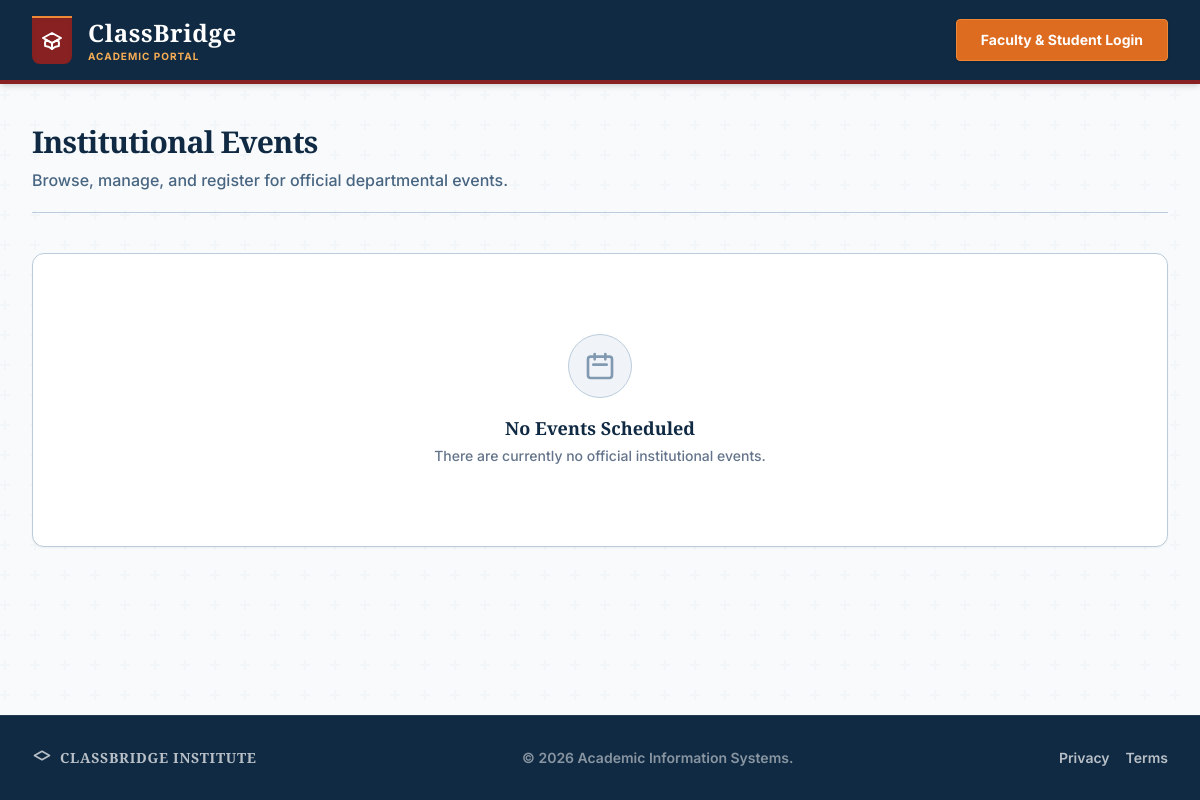
/events/, run on an earlier commit of the app's database.
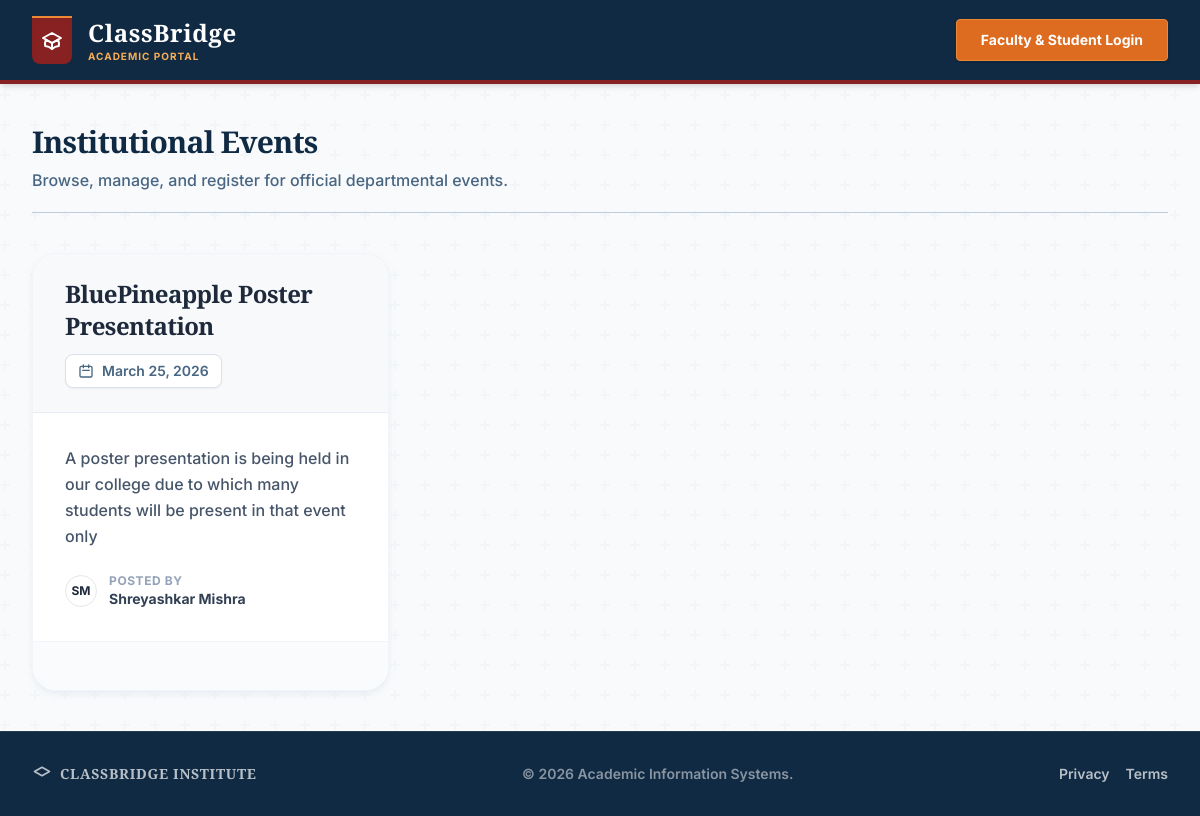
And on a later commit of the database.
### core/models.py (models this page shows, shortened)
class Event(models.Model):
    title = models.CharField(max_length=100)
    description = models.TextField()
    date = models.DateField()
    created_by = models.ForeignKey(Coordinator, on_delete=models.CASCADE)

class Coordinator(models.Model):
    user = models.OneToOneField(CustomUser,on_delete=models.CASCADE,
    related_name='coordinator_profile')
    assigned_batch = models.CharField(max_length=50)

class CustomUser(AbstractUser):
    USER_TYPE_CHOICES = (
        ('student','Student'),
        ('faculty','Faculty'),
        ('coordinator','Coordinator')
    )
    user_type = models.CharField(max_length=20,choices=USER_TYPE_CHOICES,default='student')

### core/views.py (the view)
# urls.py: path('events/', views.event_list, name='event_list'),
def event_list(request):
    all_events = Event.objects.all().order_by('date')
    participated_event_ids = []
    if request.user.is_authenticated and request.user.user_type == 'student':
        participated_event_ids = EventParticipation.objects.filter(
            student=request.user.student_profile
        ).values_list('event_id', flat=True)
    context = {
        'events': all_events,
        'participated_event_ids': participated_event_ids
    }
    return render(request, 'event_list.html', context)

### templates/event_list.html (shortened to what this page needs)
{% extends 'base.html' %}
{% block content %}
<div class="mb-10 pb-5 border-b border-navy-200">
    <div class="md:flex md:items-center md:justify-between">
        <div class="flex-1 min-w-0">
            <h2 class="text-3xl font-serif font-bold text-navy-900 tracking-tight sm:truncate">Institutional Events</h2>
            <p class="text-navy-600 mt-2 text-base font-medium">Browse, manage, and register for official departmental events.</p>
        </div>
    </div>
</div>
{% if events %}
<div class="grid gap-8 md:grid-cols-2 lg:grid-cols-3 animate-fade-in-down" style="animation-delay: 0.1s;">
    {% for event in events %}
    <div class="relative bg-white rounded-3xl shadow-md shadow-slate-200/50 border border-slate-100 overflow-hidden hover:shadow-2xl hover:shadow-indigo-200/50 transition-all duration-300 transform hover:-translate-y-1 flex flex-col group">
        <div class="bg-navy-50/50 px-8 py-6 border-b border-navy-100/50 relative z-10">
            <h2 class="text-2xl font-serif font-bold text-navy-950 tracking-tight">{{ event.title }}</h2>
            <div class="flex items-center gap-2 mt-3 text-sm font-semibold text-navy-600 bg-white inline-flex px-3 py-1.5 rounded-lg shadow-sm border border-navy-100"><svg class="w-4 h-4" fill="none" stroke="currentColor" viewBox="0 0 24 24"><path stroke-linecap="round" stroke-linejoin="round" stroke-width="2" d="M8 7V3m8 4V3m-9 8h10M5 21h14a2 2 0 002-2V7a2 2 0 00-2-2H5a2 2 0 00-2 2v12a2 2 0 002 2z"></path></svg>{{ event.date }}</div>
        </div>
        <div class="p-8 flex-grow relative z-10">
            <p class="text-slate-600 mb-6 leading-relaxed font-medium">{{ event.description }}</p>
            <div class="flex items-center gap-3 mt-auto">
                <div class="w-8 h-8 rounded-full bg-gold-100 flex items-center justify-center text-gold-700 font-bold text-xs border border-gold-200">{{ event.created_by.user.first_name|first }}{{ event.created_by.user.last_name|first }}</div>
                <div>
                    <p class="text-xs text-slate-400 font-bold uppercase tracking-wider">Posted By</p>
                    <p class="text-sm text-slate-700 font-bold">{{ event.created_by.user.first_name }} {{ event.created_by.user.last_name }}</p>
                </div>
            </div>
        </div>
        <div class="px-8 py-6 bg-slate-50/80 border-t border-slate-100 mt-auto relative z-10 backdrop-blur-sm">
        </div>
    </div>
    {% endfor %}
</div>
{% else %}
<div class="col-span-full py-20 px-6 text-center bg-white rounded-xl shadow-sm border border-navy-200">
    <div class="mx-auto w-16 h-16 bg-navy-50 rounded-full flex items-center justify-center mb-4 border border-navy-200"><svg class="w-8 h-8 text-navy-400" fill="none" stroke="currentColor" viewBox="0 0 24 24"><path stroke-linecap="round" stroke-linejoin="round" stroke-width="2" d="M8 7V3m8 4V3m-9 8h10M5 21h14a2 2 0 002-2V7a2 2 0 00-2-2H5a2 2 0 00-2 2v12a2 2 0 002 2z"></path></svg></div>
    <h3 class="mt-2 text-lg font-serif font-bold text-navy-900">No Events Scheduled</h3>
    <p class="mt-1 text-sm text-slate-500 font-medium">There are currently no official institutional events.</p>
</div>
{% endif %}
{% endblock %}

### templates/base.html (shortened to what this page needs)
<!DOCTYPE html>
<html lang="en">
<head>
    <script src="https://cdn.tailwindcss.com"></script>
</head>
<body class="text-slate-800 antialiased min-h-screen flex flex-col font-sans">
    <nav class="bg-navy-900 border-b-4 border-burgundy-700 sticky top-0 z-50 shadow-md">
        <div class="max-w-7xl mx-auto px-4 sm:px-6 lg:px-8">
            <div class="flex justify-between h-20">
                <div class="flex items-center">
                    <div
                        class="w-10 h-12 bg-burgundy-700 flex items-center justify-center shadow-inner rounded-b-lg mr-4 border-t-2 border-gold-500">
                    </div>
                    <a href="{% url 'home' %}" class="flex flex-col">
                        <span class="font-serif text-2xl font-bold text-white tracking-wide">ClassBridge</span>
                        <span class="text-gold-400 text-[10px] font-bold uppercase tracking-widest">Academic
                            Portal</span>
                    </a>
                </div>
                <div class="flex items-center space-x-6">
                    {% if user.is_authenticated %}
                    <div class="hidden md:flex items-center px-3 py-1 bg-navy-800 rounded border border-navy-700">
                        <span class="text-xs font-bold text-navy-300 uppercase tracking-widest">
                            {{ user.get_user_type_display }}
                        </span>
                    </div>
                    <div class="h-6 w-px bg-navy-700 hidden md:block"></div>
                    <a href="{% url 'dashboard' %}"
                        class="text-navy-100 font-semibold hover:text-white hover:bg-navy-800 px-4 py-2 rounded-md transition-colors duration-200">Dashboard</a>
                    <a href="{% url 'event_list' %}"
                        class="text-navy-100 font-semibold hover:text-white hover:bg-navy-800 px-4 py-2 rounded-md transition-colors duration-200">Events</a>
                    <form action="{% url 'logout' %}" method="post" class="inline">
                        {% csrf_token %}
                        <button type="submit"
                            class="ml-4 font-bold text-sm bg-burgundy-700 hover:bg-burgundy-600 text-white px-5 py-2.5 rounded shadow transition-colors duration-200 border border-burgundy-600">Sign
                            Out</button>
                    </form>
                    {% else %}
                    <a href="{% url 'login' %}"
                        class="font-bold text-sm bg-gold-600 hover:bg-gold-500 text-white px-6 py-2.5 rounded shadow transition-colors duration-200 border border-gold-500">Faculty
                        & Student Login</a>
                    {% endif %}
                </div>
            </div>
        </div>
    </nav>
    <main class="flex-grow w-full max-w-7xl mx-auto px-4 sm:px-6 lg:px-8 py-10 relative">
        {% block content %}{% endblock %}
    </main>
    <footer class="bg-navy-900 border-t border-navy-800 text-white mt-auto">
        <div class="max-w-7xl mx-auto py-8 px-4 sm:px-6 lg:px-8 flex flex-col md:flex-row items-center justify-between">
            <div class="flex items-center gap-2 mb-4 md:mb-0 opacity-70"><svg class="w-5 h-5" fill="none"
                    stroke="currentColor" viewBox="0 0 24 24">
                    <path stroke-linecap="round" stroke-linejoin="round" stroke-width="2" d="M12 14l9-5-9-5-9 5 9 5z">
                    </path>
                </svg><span class="text-sm font-semibold tracking-wider font-serif">CLASSBRIDGE INSTITUTE</span></div>
            <p class="text-center text-sm font-semibold opacity-50 font-sans">&copy; {% now 'Y' %} Academic Information
                Systems.</p>
            <div class="flex gap-4 mt-4 md:mt-0 text-sm font-semibold opacity-70">
                <a href="#" class="hover:text-gold-400 transition-colors">Privacy</a>
                <a href="#" class="hover:text-gold-400 transition-colors">Terms</a>
            </div>
        </div>
    </footer>
</body>
</html>

### templates/base.html (style rules this page uses)
body { background-color: #f8fafc; }

What changed in the data, as far as the page shows it:
added Event: title "BluePineapple Poster Presentation", date "March 25, 2026", description "A poster presentation is being held in our college due to which many students will be present in that event only", created_by.user.first_name|first "S", created_by.user.last_name|first "M", created_by.user.first_name "Shreyashkar", created_by.user.last_name "Mishra"
Also different on the page:
text no longer shown: "No Events Scheduled There are currently no official institutional events."
